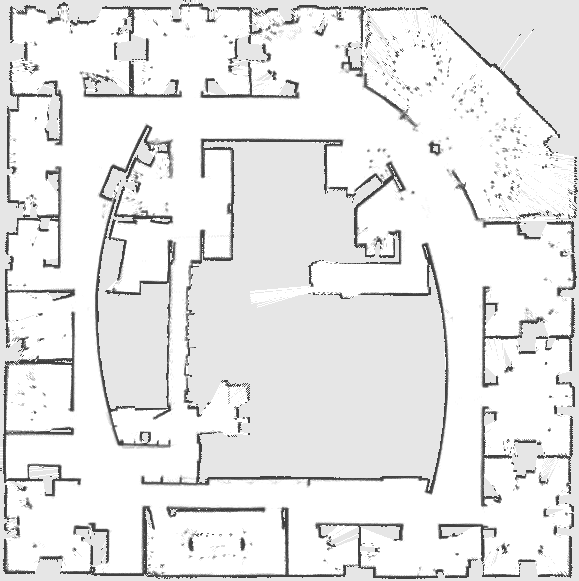
#> input picture skeleton_disk_graph_roadmap/environments/env_intellab.png, 579 x 581 px, found by its file name; its folder holds 5 pictures in this run
$ python sdg_roadmap_demo.py
#> lines starting #> are read from the running program, lines starting #| are printed output that depends on the picture
### extended_nav_mapping/src/extended_mapping/map_processing.py
"""
Generic class definition to manage a 2D environment map

General idea :
    - handle map-to-world / world-to-map coordinates
    - modular input/outputs
    - build a pipeline of such processors to extract useful info from the map while remaining modular
    - basis for a ROS node providing the in/out as service
"""
import numpy as np
from scipy.spatial.distance import cdist
from scipy.interpolate import interp2d
from scipy.ndimage import distance_transform_edt
import matplotlib.pyplot as plt
import cv2 as cv2


# [15 lines left out: function distancesPointToSet, not called in this run]


def imageToArray(img_path, transpose=False):
    """Reads an image file to a numpy array"""
#> called with transpose = False
    img = cv2.imread(img_path, 1)
#> img is the input picture: shape (581, 579, 3); min 64, max 255, mean 232.7
    img_array = 1 - cv2.cvtColor(img, cv2.COLOR_BGR2GRAY)/255.
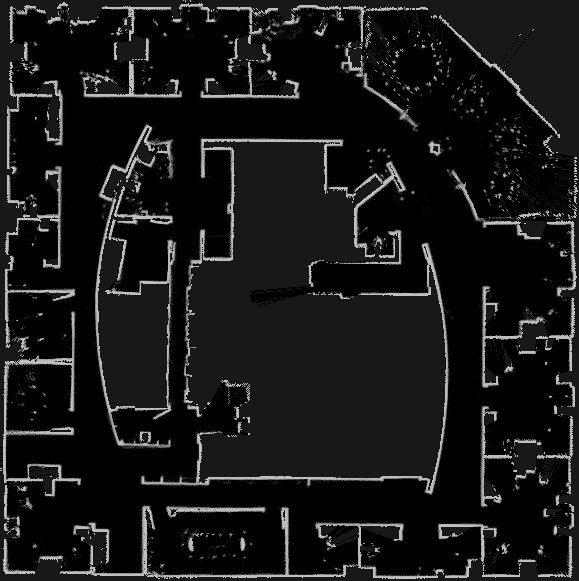
#> img_array: shape (581, 579) float64; min 0, max 0.749, mean 0.0875
    if transpose:
        img_array = img_array.T
    return img_array


class EnvironmentMap:
    """Data class for a generic 2D scalar map prepresenting the environment"""
    # @staticmethod
    # def initFromRosOccMsg(env_map_msg):
    #     """Initializes the map from a ROS OccupancyGrid message"""
    #     env_map = EnvironmentMap(
    #             env_map_msg.info.resolution,
    #             [env_map_msg.info.width, env_map_msg.info.height],
    #             [env_map_msg.info.origin.position.x, env_map_msg.info.origin.position.y]
    #         )
    #     env_map.setData(ROSOccMapToArray(env_map_msg))
    #     return env_map

    # @staticmethod
    # def initFromRosEnvGridMapMsg(env_map_msg):
    #     """Initializes the map from a ROS custom EnvironmentGridMap message"""
    #     env_map = EnvironmentMap(
    #             env_map_msg.info.resolution,
    #             [env_map_msg.info.width, env_map_msg.info.height],
    #             [env_map_msg.info.origin.position.x, env_map_msg.info.origin.position.y]
    #         )
    #     env_map.setData(ROSEnvMapToArray(env_map_msg))
    #     return env_map

    def __init__(self, resolution, dim, origin, data=None):
        """
        Initialization method

        Arguments :
            resolution (float): the length of a pixel in meters, assuming square pixels
            dim ([int,int]): the dimensions ([width, height]) of the 2D map
            origin (np.array([float, float])): the 2D coordinates of the map origin in the world frame
            data (np.array): the map data as an array of shape dim
        """
#> called with resolution = 0.1, dim = (581, 579), origin = array of shape (2,)
        self.resolution = resolution
        self.dim = dim
        self.origin = origin
#> self.origin = [0, 0]
        self.data = None
        #self.interpolator = None
        if data is None :
            self.setData(np.zeros(self.dim))
        else:
            self.setData(data)

    # [4 lines left out: function copy, not called in this run]

    def setResolution(self, res):
        """Sets the map resolution"""
        self.resolution = res

    # [4 lines left out: function setDim, not called in this run]

    def setData(self, data):
        """Sets the data array"""
        if not (np.array(data.shape) == self.dim).all :
            print("INCORRECT DATA SHAPE")
            return
        self.data = data

    def setOrigin(self, origin):
        """Sets the map origin"""
        self.origin = origin

    # [53 lines left out: functions mapToWorldCoord, worldToMapCoord, getNpMeshgrid, isInBounds, valueAt, interpolateAt and 1 more, not called in this run]

    def display(self, cmap=plt.cm.viridis):
        """Visualizes the map using matplotlib"""
        plt.imshow(np.flip(self.data.T, axis=0), extent=self.getExtent(transpose=False), cmap=cmap)


def subsampleMap(source_map, subsampling_factor):
    subsamp_dim = (np.array(source_map.dim)/subsampling_factor).astype(int)
    subsamp_res = (source_map.resolution*source_map.dim[0])/subsamp_dim[0]
    target_map = EnvironmentMap(subsamp_res, subsamp_dim, source_map.origin)
#> (the run stopped early here; a loop or call above may not have finished)
